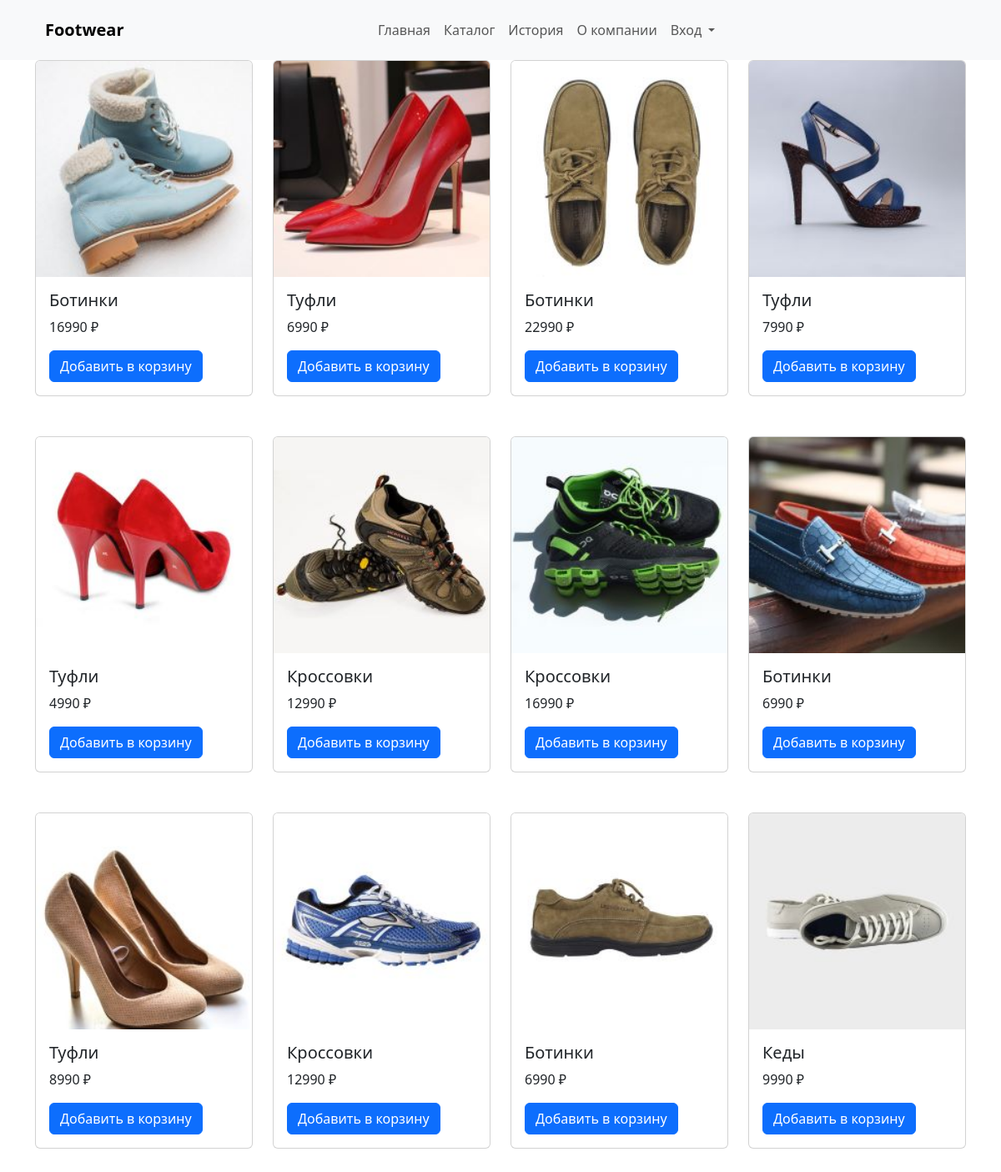
The app's page /pages/catalog.php with its own data.
### tables this page shows
CREATE TABLE `goods` (
  `id` int NOT NULL,
  `name` varchar(255) NOT NULL,
  `description` varchar(255) NOT NULL,
  `price` int NOT NULL,
  `img` varchar(255) NOT NULL
);

### pages/catalog.php (the view, shortened to what this page needs)
<!DOCTYPE html>
<html lang="ru">
<head>
    <link rel="stylesheet" href="/css/bootstrap.min.css">
    <link rel="stylesheet" href="/css/style.css">
</head>
<body>
    <?php
    $root = $_SERVER['DOCUMENT_ROOT'];
    include "$root/php/module/header.php";
    ?>
    <main>
        <section class="container">
            <div class="row">
                <?php
                $link = mysqli_connect("localhost", "root", "", "kval");
                $sql = "SELECT * FROM `goods`";
                $result = mysqli_query($link, $sql);
                while($row = mysqli_fetch_array($result)):
                ?>
                <div class="col-lg-3 col-md-6 col-sm-12 mb-5">
                    <div class="card">
                        <img src="<?=$row['img']?>" class="card-img-top" alt="<?=$row['name']?>">
                        <div class="card-body">
                            <h5 class="card-title"><?=$row['name']?></h5>
                            <p class="card-text"><?=$row['price']?> ₽</p>
                            <a href="/pages/card.php?id=<?=$row['id']?>" class="btn btn-primary">Добавить в корзину</a>
                        </div>
                    </div>
                </div>
                <?php endwhile; ?>
            </div>
        </section>
    </main>
</body>
</html>

### php/module/header.php (shortened to what this page needs)
<header>
    <nav class="navbar navbar-expand-lg bg-body-tertiary">
        <div class="container-fluid">
        <div class="container">
      <div class="row-12">
        <nav class="navbar navbar-expand-lg">
          <div class="container-fluid">
            <a class="navbar-brand" href="#"><b>Footwear</b></a>
            <div class="collapse navbar-collapse" id="navbarSupportedContent">
                <ul class="navbar-nav me-auto mb-2 mb-lg-0 w-100 d-flex justify-content-center">
                    <li class="nav-item">
                        <a class="nav-link" href="#">Главная</a>
                    </li>
                    <li class="nav-item">
                        <a class="nav-link" href="/pages/catalog.php">Каталог</a>
                    </li>
                    <li class="nav-item">
                        <a class="nav-link" href="#">История</a>
                    </li>
                    <li class="nav-item">
                        <a class="nav-link" href="#">О компании</a>
                    </li>
                    <li class="nav-item dropdown">
                        <a class="nav-link dropdown-toggle" href="#" role="button" data-bs-toggle="dropdown" aria-expanded="false">
                        Вход
                        </a>
                    </li>
                </ul>
            </div>
        </div>
    </nav>
</header>

### css/style.css (style rules this page uses)
* { margin: 0; padding: 0; }

### records on screen
goods: img (picture), name "Ботинки", price "16990"
goods: img (picture), name "Туфли", price "6990"
goods: img (picture), name "Ботинки", price "22990"
goods: img (picture), name "Туфли", price "7990"
goods: img (picture), name "Туфли", price "4990"
goods: img (picture), name "Кроссовки", price "12990"
goods: img (picture), name "Кроссовки", price "16990"
goods: img (picture), name "Ботинки", price "6990"
goods: img (picture), name "Туфли", price "8990"
goods: img (picture), name "Кроссовки", price "12990"
goods: img (picture), name "Ботинки", price "6990"
goods: img (picture), name "Кеды", price "9990"
